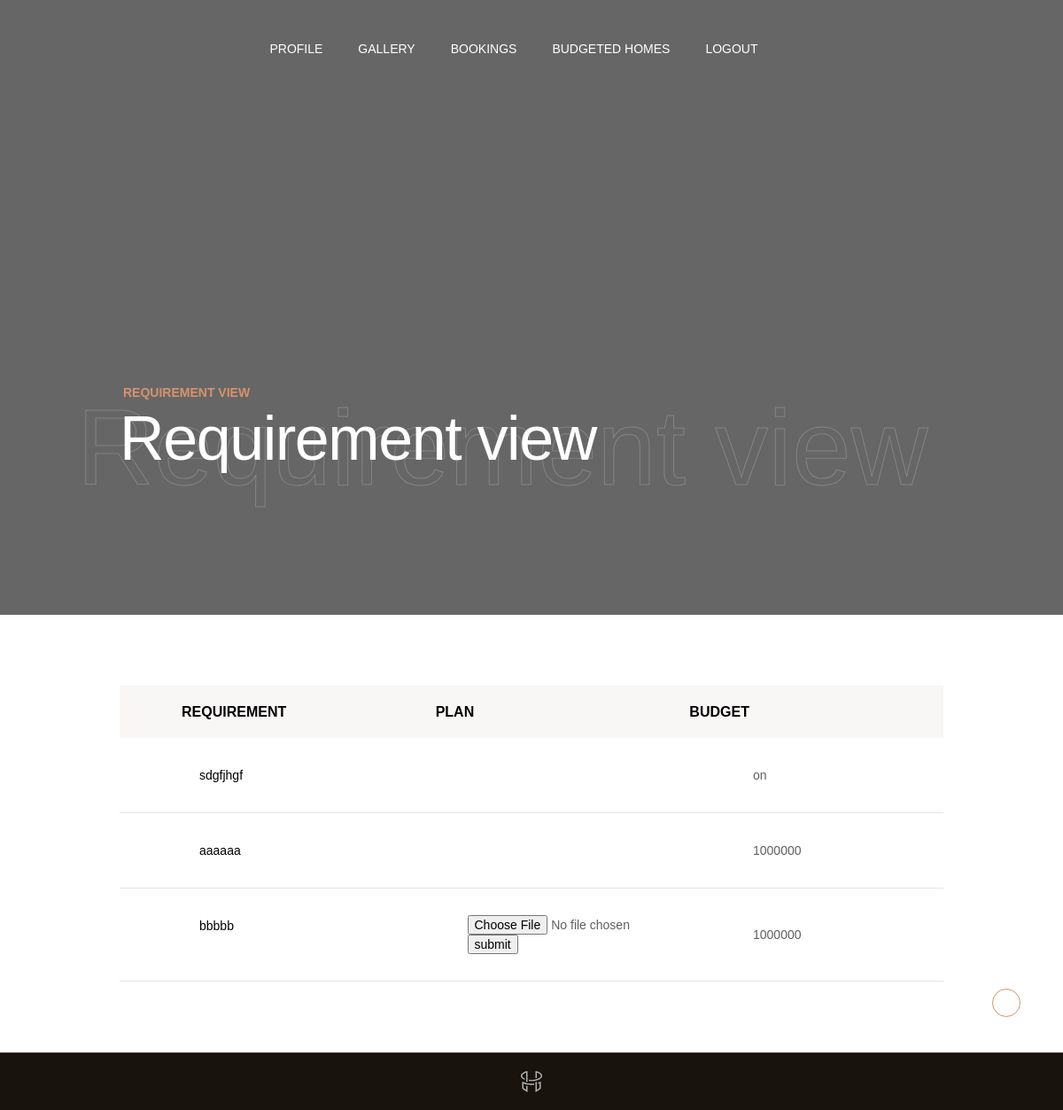
/architecture/viewreq.php?b_id=3 (signed in), run on the app's committed database.
### tables this page shows
CREATE TABLE IF NOT EXISTS `requirement` (
  `rb_id` int(30) NOT NULL AUTO_INCREMENT,
  `r_requirement` varchar(100) NOT NULL,
  `b_id` int(30) NOT NULL,
  `r_plan` varchar(100) NOT NULL,
  `r_budget` varchar(100) NOT NULL,
  PRIMARY KEY (`rb_id`)
);

### architecture/viewreq.php (the view, shortened to what this page needs)
<?php
include 'ar_header.php';
$b_id=$_GET['b_id'];
?>
<?php
include'../database.php';
     ?>
  <div class="content-wrapper  js-content-wrapper">
        <section class="page-masthead">
          <div data-parallax="0.6" class="page-masthead__bg">
          </div>
          <div class="container">
            <div class="page-masthead__content">
              <div class="row justify-content-between md:justify-content-center align-items-center">
                <div class="col-lg-9 col-md-10">
                  <div data-anim="slide-up delay-1">
                    <div class="page-masthead__subtitle">Requirement view</div>
                    <div class="page-masthead__back_title">Requirement view</div>
                    <h1 class="page-masthead__title text-white">Requirement view</h1>
                  </div>
                </div>
              </div>
            </div>
          </div>
        </section>
        <section class="layout-pt-md layout-pb-md">
          <div class="container">
            <div class="row x-gap-60">
              <div class="col-lg">
                <div class="shopCart-header sm:d-none">
                  <div class="row no-gutters justify-content-between">
                    <div class="col-md-4">
                      <div class="shopCart-header__title">
                       Requirement
                      </div>
                    </div>
                    <div class="col-md-4">
                      <div class="shopCart-header__title">
                        Plan
                      </div>
                    </div>
                    <div class="col-md-4">
                      <div class="shopCart-header__title">
                        Budget
                      </div>
                    </div>
                  </div>
                </div>
                <div class="shopCart-products">
                  <?php
  $sql="SELECT *  FROM requirement WHERE b_id=$b_id";
                    $result = $con->query($sql);
                               while($row= mysqli_fetch_array($result))
                                 {
                                  ?>
                  <div class="shopCart-products__item">
                    <div class="row no-gutters y-gap-10 justify-content-between">
                      <div class="col-md-4">
                        <div class="shopCart-products__product">
                          <div class="title"><?php echo  $r_requirement= $row['r_requirement']; ?></div>
                        </div>
                      </div>
                      <div class="col-md-4 ">
                        <div class="d-flex h-100 align-items-center">
                          <div class="shopCart-products__price text-grey">
                             <?php   $r_plan= $row['r_plan'];
$vvv="Yes";
if($r_plan==$vvv)
{
  ?>
  <form action="" method="POST" enctype="multipart/form-data">
  <input type="file" name="plan">
  <input type="submit" name="plansubmit" value="submit">
</form>
  <?php
}
                             ?>
                          </div>
                        </div>
                      </div>
                      <div class="col-md-3 ">
                        <div class="d-flex h-100 align-items-center">
                          <div class="shopCart-products__price text-grey">
                             <?php echo  $r_budget=$row['r_budget']; ?>
                          </div>
                        </div>
                      </div>
                    </div>
                  </div>
                <?php   }
                                 ?>
                </div>
              </div>
              </div>
          </div>
        </section>
       <?php
include 'ar_footer.php';
?>

### data on the page
requirement: r_requirement "sdgfjhgf", r_budget "on"
requirement: r_requirement "aaaaaa", r_budget "1000000"
requirement: r_requirement "bbbbb", r_budget "1000000"
